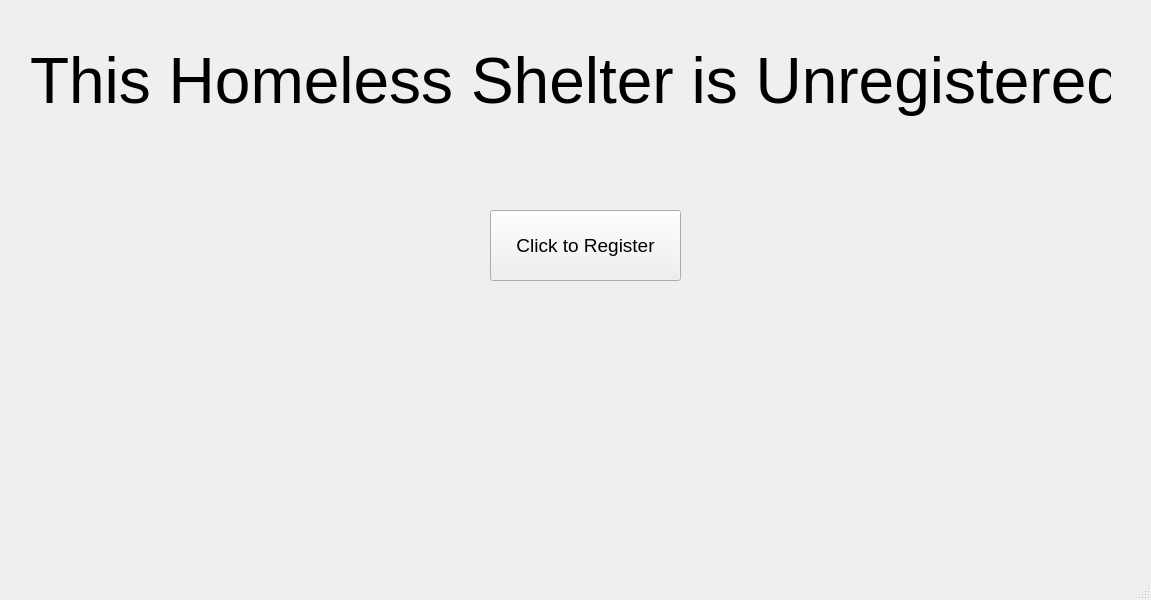
<?xml version="1.0" encoding="UTF-8"?>
<ui version="4.0">
 <class>MainWindow</class>
 <widget class="QMainWindow" name="MainWindow">
  <property name="geometry">
   <rect>
    <x>0</x>
    <y>0</y>
    <width>1151</width>
    <height>600</height>
   </rect>
  </property>
  <property name="windowTitle">
   <string>MainWindow</string>
  </property>
  <widget class="QWidget" name="centralwidget">
   <widget class="QLabel" name="label">
    <property name="geometry">
     <rect>
      <x>30</x>
      <y>30</y>
      <width>1081</width>
      <height>101</height>
     </rect>
    </property>
    <property name="font">
     <font>
      <pointsize>48</pointsize>
     </font>
    </property>
    <property name="text">
     <string>This Homeless Shelter is Unregistered</string>
    </property>
   </widget>
   <widget class="QPushButton" name="pushButton">
    <property name="geometry">
     <rect>
      <x>490</x>
      <y>210</y>
      <width>191</width>
      <height>71</height>
     </rect>
    </property>
    <property name="font">
     <font>
      <pointsize>14</pointsize>
     </font>
    </property>
    <property name="text">
     <string>Click to Register</string>
    </property>
   </widget>
  </widget>
  <widget class="QMenuBar" name="menubar">
   <property name="geometry">
    <rect>
     <x>0</x>
     <y>0</y>
     <width>1151</width>
     <height>22</height>
    </rect>
   </property>
  </widget>
  <widget class="QStatusBar" name="statusbar"/>
 </widget>
 <resources/>
 <connections/>
</ui>
